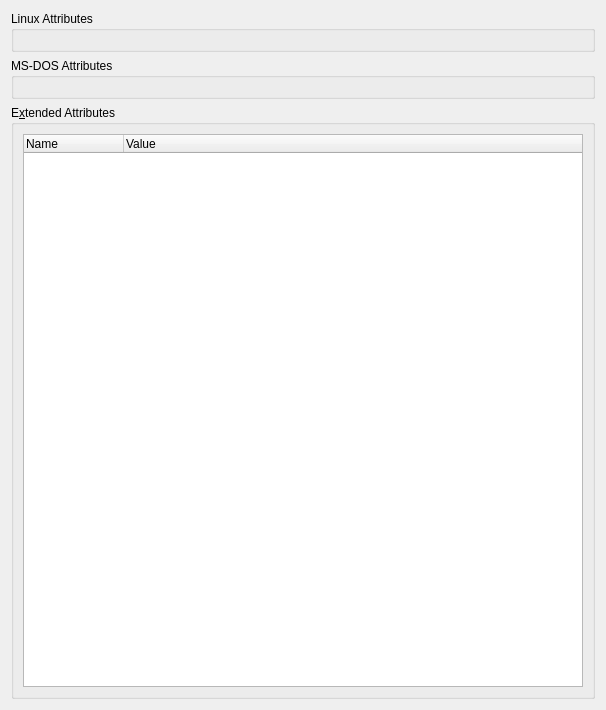
<?xml version="1.0" encoding="UTF-8"?>
<ui version="4.0">
 <class>XAttrView</class>
 <widget class="QWidget" name="XAttrView">
  <property name="geometry">
   <rect>
    <x>0</x>
    <y>0</y>
    <width>606</width>
    <height>710</height>
   </rect>
  </property>
  <layout class="QVBoxLayout" name="vboxXAttrView" stretch="0,0,1">
   <item>
    <widget class="QGroupBox" name="grpLinuxAttributes">
     <property name="title">
      <string>Linux Attributes</string>
     </property>
     <layout class="QVBoxLayout" name="vboxLinuxAttributes">
      <item>
       <widget class="LinuxAttrView" name="linuxAttrView" native="true"/>
      </item>
     </layout>
    </widget>
   </item>
   <item>
    <widget class="QGroupBox" name="grpDosAttributes">
     <property name="sizePolicy">
      <sizepolicy hsizetype="Preferred" vsizetype="Maximum">
       <horstretch>0</horstretch>
       <verstretch>0</verstretch>
      </sizepolicy>
     </property>
     <property name="title">
      <string>MS-DOS Attributes</string>
     </property>
     <layout class="QVBoxLayout" name="vboxDOSAttributes">
      <item>
       <widget class="DosAttrView" name="dosAttrView" native="true"/>
      </item>
     </layout>
    </widget>
   </item>
   <item>
    <widget class="QGroupBox" name="grpXAttr">
     <property name="title">
      <string>E&amp;xtended Attributes</string>
     </property>
     <layout class="QVBoxLayout" name="vboxXAttr">
      <item>
       <widget class="QTreeWidget" name="treeXAttr">
        <property name="alternatingRowColors">
         <bool>true</bool>
        </property>
        <property name="rootIsDecorated">
         <bool>false</bool>
        </property>
        <property name="uniformRowHeights">
         <bool>true</bool>
        </property>
        <column>
         <property name="text">
          <string>Name</string>
         </property>
        </column>
        <column>
         <property name="text">
          <string>Value</string>
         </property>
        </column>
       </widget>
      </item>
     </layout>
    </widget>
   </item>
  </layout>
 </widget>
 <customwidgets>
  <customwidget>
   <class>LinuxAttrView</class>
   <extends>QWidget</extends>
   <header>xattr/LinuxAttrView.hpp</header>
   <container>1</container>
  </customwidget>
  <customwidget>
   <class>DosAttrView</class>
   <extends>QWidget</extends>
   <header>xattr/DosAttrView.hpp</header>
   <container>1</container>
  </customwidget>
 </customwidgets>
 <resources/>
 <connections/>
</ui>
